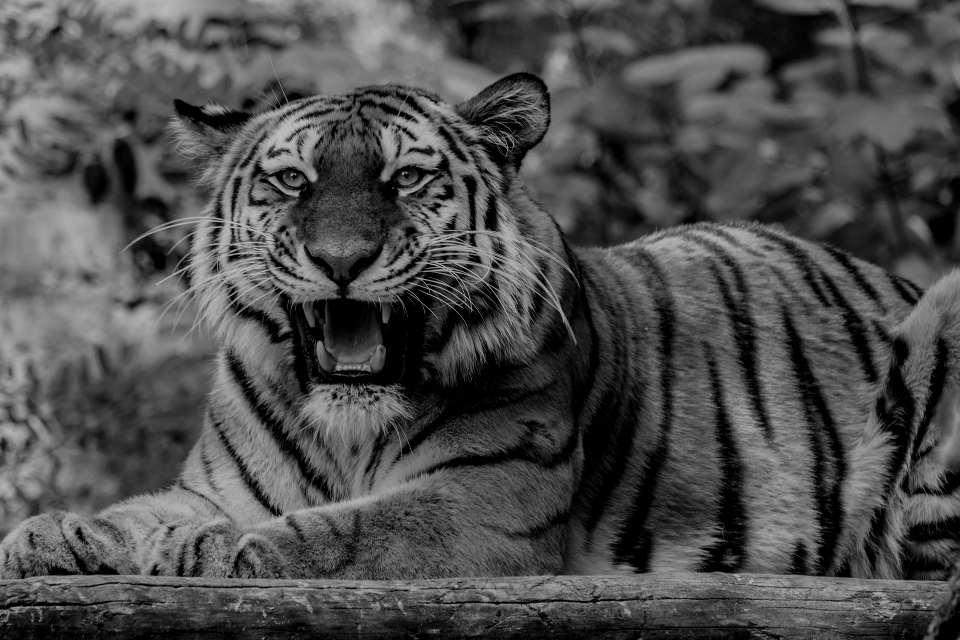
#> input picture py lv2/tiger.png, 960 x 640 px
$ python 2zad3.py
#> lines starting #> are read from the running program, lines starting #| are printed output that depends on the picture
import numpy as np
import matplotlib.pyplot as plt

img = plt.imread("tiger.png")
#> img is the input picture: shape (640, 960, 4) float32; mean R, G, B, A 0.303, 0.303, 0.303, 1

plt.imshow(img + 0.2)
plt.title('Posvijetljena')
plt.show()
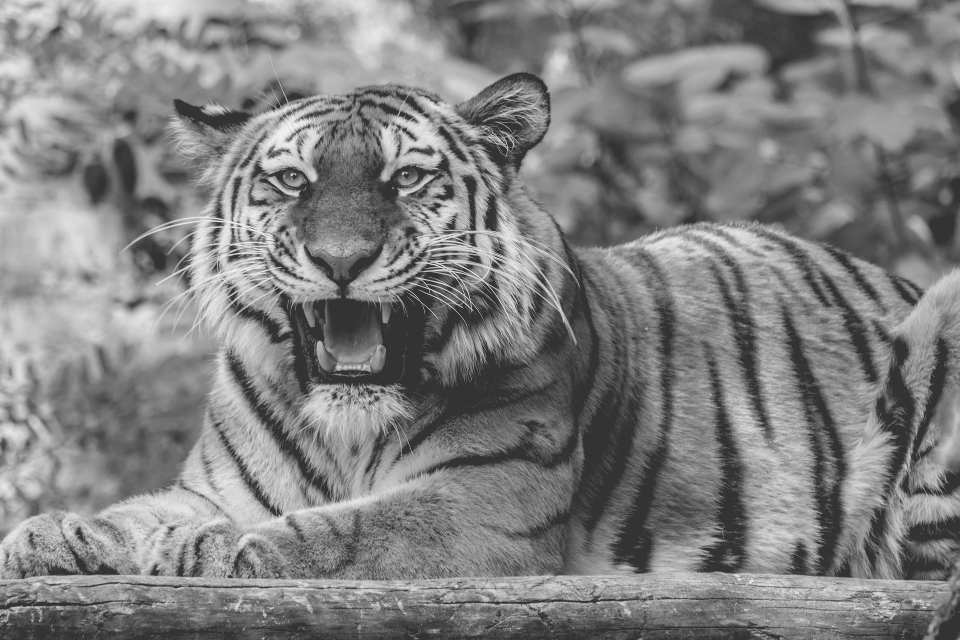
#> shown: shape (640, 960, 4) float32; mean R, G, B, A 0.502, 0.502, 0.502, 1


plt.imshow(np.rot90(img, k=-1))
plt.title('Rotirana')
plt.show()
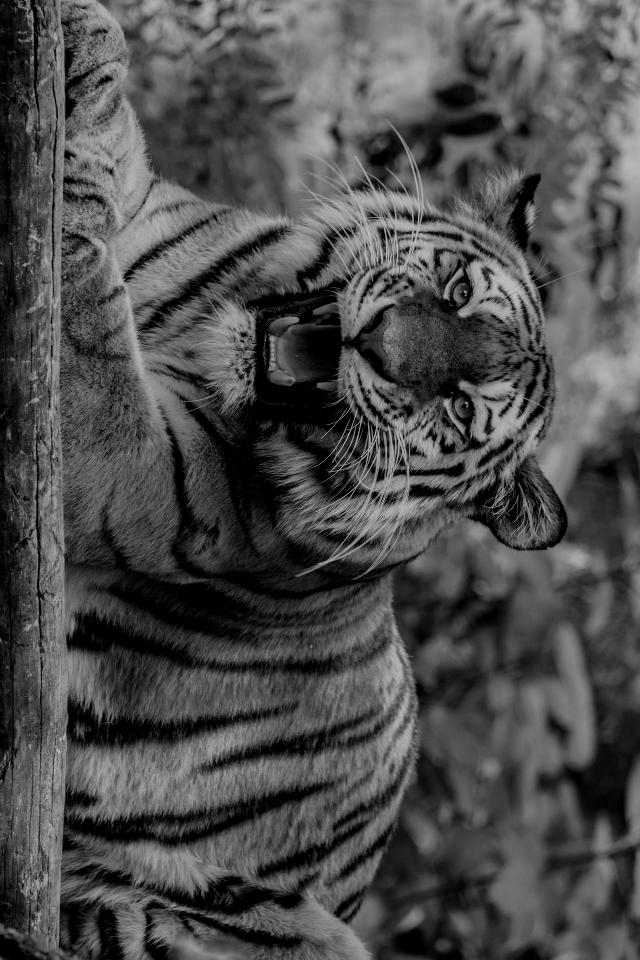
#> shown: shape (960, 640, 4) float32; mean R, G, B, A 0.303, 0.303, 0.303, 1


plt.imshow(np.fliplr(img))
plt.title('Zrcaljena')
plt.show()
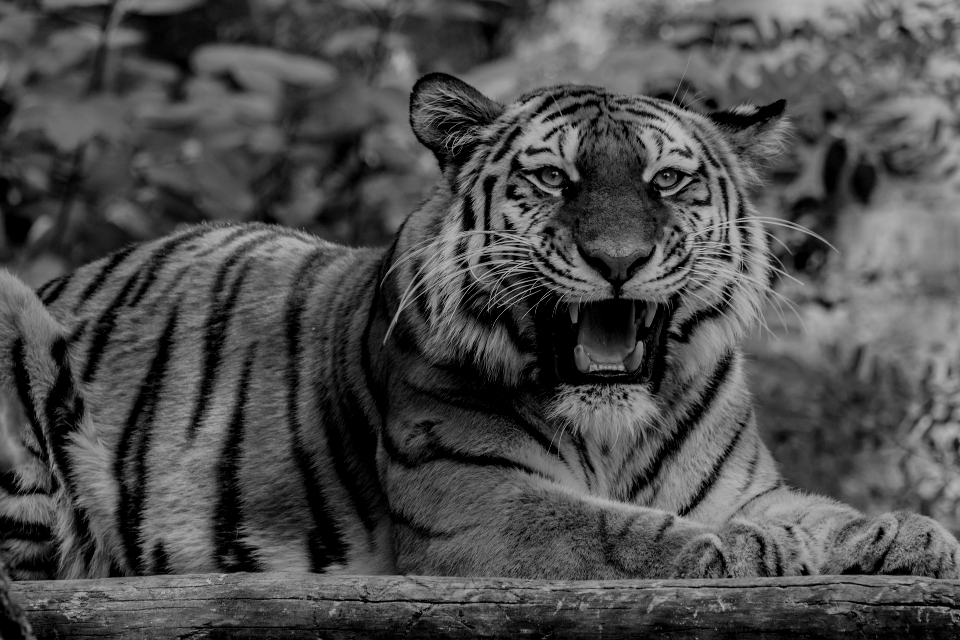
#> shown: shape (640, 960, 4) float32; mean R, G, B, A 0.303, 0.303, 0.303, 1


plt.imshow(img[::10, ::10])
plt.title('Smanjena rezolucija 10 puta')
plt.show()
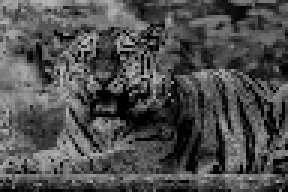
#> shown: shape (64, 96, 4) float32 (shown 3 times larger); mean R, G, B, A 0.306, 0.306, 0.306, 1


visina, sirina, _ = img.shape
#> visina = 640; sirina = 960
cetvrt_sirina=sirina//4
#> cetvrt_sirina = 240
cetvrt = np.ones_like(img)
cetvrt[:, cetvrt_sirina:2*cetvrt_sirina] = img[:, cetvrt_sirina:2*cetvrt_sirina]
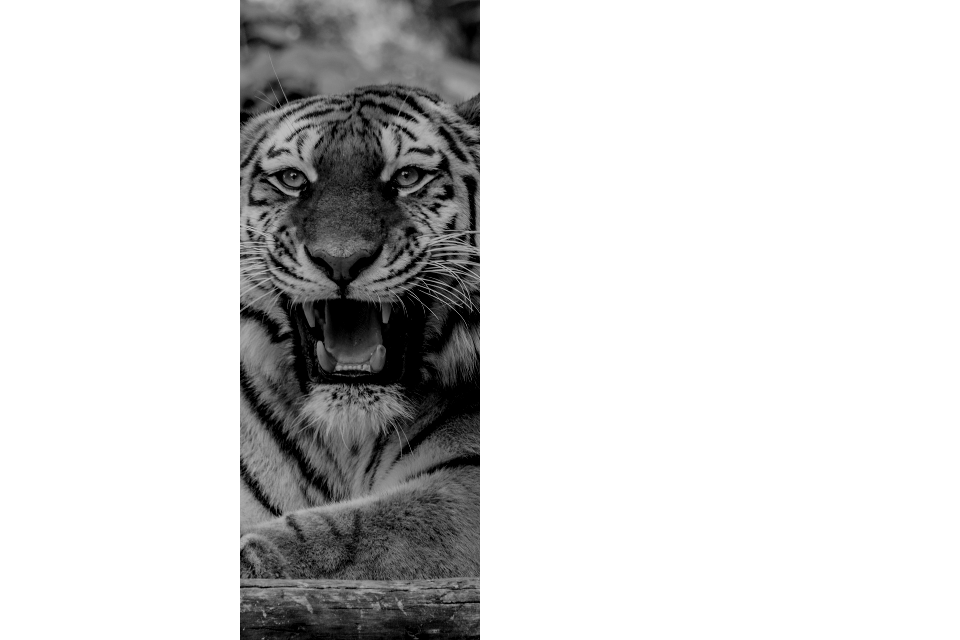
#> cetvrt: shape (640, 960, 4) float32; mean R, G, B, A 0.827, 0.827, 0.827, 1

plt.imshow(cetvrt)
plt.title('Cetvrt slike')
plt.show()
